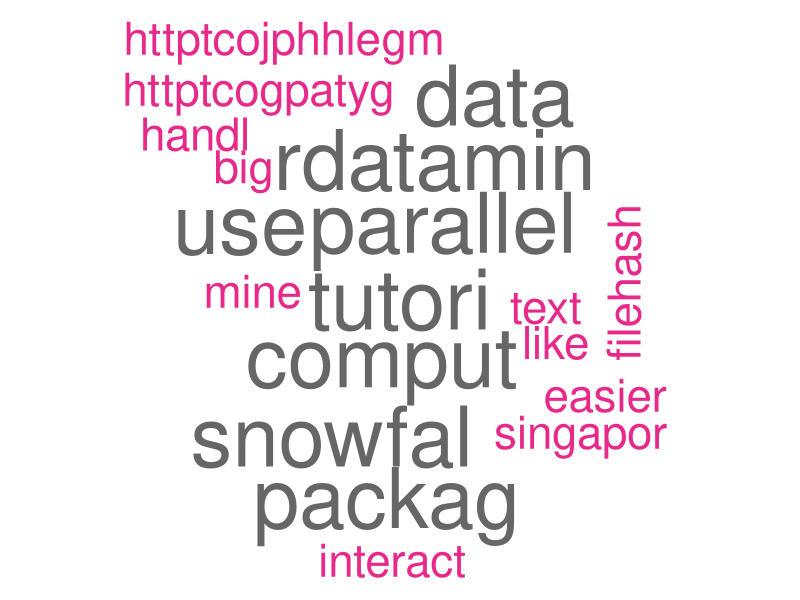
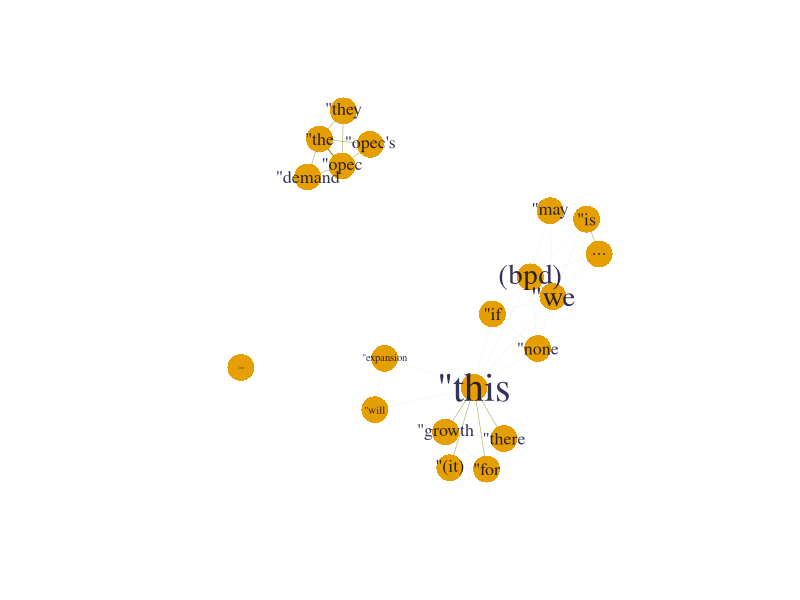

Here is the R script that generated these plots, in order:
rdmTweets <- list(
  "Text Mining Tutorial http://t.co/jPHHLEGm",
  "He likes dogs r Singapore http://t.co/GPA0TyG5",
  "RDataMining: Easier Parallel Computing in R with snowfall and sfCluster http://t.co/BPcinvzK",
  "RDataMining: Tutorial: Parallel computing using R package snowfall http://t.co/CHBCyr76",
  "handling big data: Interacting with Data using the filehash Package for R http://t.co/7RB3sChx"
)

df <- as.data.frame(do.call(rbind, rdmTweets))
names(df) <- c('text')

library(tm)
# ---- build a corpus
myCorpus <- Corpus(VectorSource(df$text)) # VectorSource specifies the text source

myCorpus[[3]]$content # show text in the 3rd document

# ---- Transforming Text

myCorpus <- tm_map(myCorpus, content_transformer(tolower)) #  to lower case
myCorpus <- tm_map(myCorpus, removePunctuation) # remove punctuation
myCorpus <- tm_map(myCorpus, removeNumbers) # remove numbers
myStopwords <- c(stopwords('english'), "available", "dogs") # add two additional stopwords
myStopwords <- setdiff(myStopwords, c("r", "big")) # remove 'r' and 'big' from stopwords
myCorpus <- tm_map(myCorpus, removeWords, myStopwords) # remove stopwords
#fix up 1) differences between us and aussie english 2) general errors
myCorpus <- tm_map(myCorpus, content_transformer(gsub), pattern = 'organiz', replacement = 'organ')

# ---- Stemming Words

dictCorpus <- myCorpus # keep a copy as a dictionary for stem completion
#library("SnowballC") # for stemDocument
myCorpus <- tm_map(myCorpus, stemDocument) # stem words
inspect(myCorpus)
# myCorpus <- tm_map(myCorpus, stemCompletion, dictionary=dictCorpus) # stem completion
# the following stem completion works in tm v0.6 
tm_map(myCorpus, content_transformer(function(x, d)
  paste(stemCompletion(strsplit(stemDocument(x), ' ')[[1]], d), collapse = ' ')), dictCorpus)
# fix up 1) differences between us and aussie english 2) general errors
myCorpus <- tm_map(myCorpus, content_transformer(gsub), pattern = 'organiz', replacement = 'organ')
inspect(myCorpus)
inspect(dictCorpus)

# ---- Building a Document-Term Matrix

myDtm <- TermDocumentMatrix(myCorpus, control = list(wordLengths = c(1, Inf)))
inspect(myDtm)

# get tf-idf weighting 
myDtm <- TermDocumentMatrix(myCorpus, control = list(wordLengths = c(1, Inf), weighting = function(x) weightTfIdf(x, normalize = FALSE)))
inspect(myDtm)
# Based on the above matrix, many data mining tasks can be done, for example, clustering, classification and association analysis.

# ----- Frequent Terms and Associations

findFreqTerms(myDtm, lowfreq=2)

# which words are associated with "r"?
findAssocs(myDtm, 'r', 0.30)

#read 1000 txt articles from directory data/txt
#corpus  <-Corpus(DirSource("data/txt"), readerControl = list(blank.lines.skip=TRUE))

#or compute cosine distance among documents
#dissimilarity(tdm, method = "cosine")

library(wordcloud)
wordcloud(myCorpus, scale=c(5,0.5), 
          max.words=30, random.order=FALSE
          #, rot.per=0.35, use.r.layout=FALSE
          ,colors=brewer.pal(10, "Dark2")
)

data("crude")
# Term Document Matrix
#tdm <- TermDocumentMatrix(crude)
#findFreqTerms(tdm, 2, 3)

# Document Term Matrix
dtMatrix <- DocumentTermMatrix(crude)
# created a Term-Term Adjacency Matrix.
termMatrix <- t(as.matrix(dtMatrix)) %*% as.matrix(dtMatrix) 
# inspect terms numbered 5 to 10
termMatrix[5:10,5:10]

termMatrix <- termMatrix[1:20,1:20]

library(igraph)

# build a graph from the above matrix
g <- graph.adjacency(termMatrix, weighted=T, mode = "undirected")
# remove loops
g <- simplify(g)
# set labels and degrees of vertices
V(g)$degree <- degree(g)
V(g)$label.cex <- 2.2 * V(g)$degree / max(V(g)$degree)+ .2
V(g)$label.color <- rgb(0, 0, .2, .8)
V(g)$frame.color <- NA
egam <- (log(E(g)$weight)+.4) / max(log(E(g)$weight)+.4)
E(g)$color <- rgb(.5, .5, 0, egam)
E(g)$width <- egam

# set seed to make the layout reproducible
set.seed(3952)
layout1 <- layout.fruchterman.reingold(g)
plot(g, layout=layout1)
